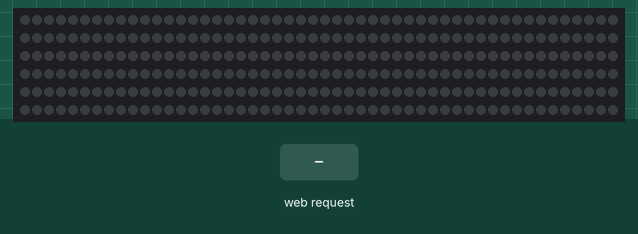
Simulated run of this program. Board: ESP32. On the bench: 300 RGB LEDs in strip order, left to right, continuing on the next row. The test bench sets the inputs (shaded band). WiFi joins after 1.5 s; servers stay silent unless stated; what the program prints to the serial monitor is not drawn.

Above: at 3.2 s.
3.3 s: HTTP request GET /sesame received
At 3.47 s:
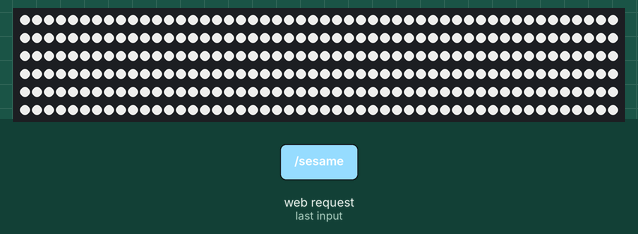
At 5.28 s:
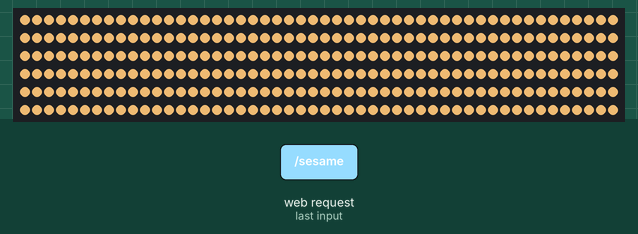
5.7 s: HTTP request GET /effect/fire received
At 5.89 s:
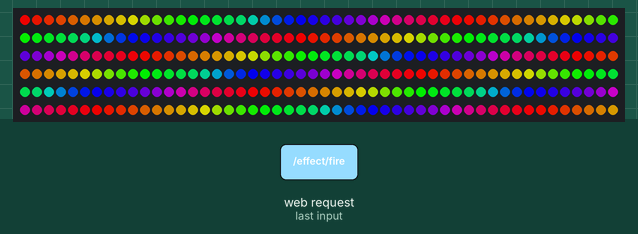
Timing chart, 0 to 8.7 s (numbered marks = the images above; inputs shaded):
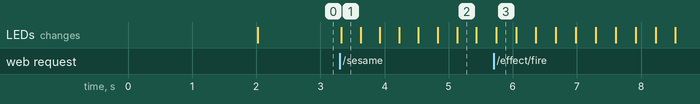

Measured:
- after the input at 3.3 s, the LEDs: change at once (image 1)
- after the input at 5.7 s, the LEDs: change at once (image 3)

The program:

main.cpp
```cpp
#include <Arduino.h>
#include <WiFiUdp.h>
#include <ArduinoJson.h>

#include "config.h"
#include "network/wifi_manager.h"
#include "api/api_server.h"
#include "led/led_controller.h"


// ===============================
// ESP32 Device Discovery
// ===============================

WiFiUDP udp;


const int DISCOVERY_PORT = 4210;


unsigned long discoveryTimer = 0;


void sendDiscovery()
{

    StaticJsonDocument<200> doc;


    doc["device"] = "SMART_SHOWROOM_FRAME";


    String message;


    serializeJson(
        doc,
        message
    );


    udp.beginPacket(
        "255.255.255.255",
        DISCOVERY_PORT
    );


    udp.print(
        message
    );


    udp.endPacket();


    Serial.println(
        "Discovery sent:"
    );


    Serial.println(
        message
    );

}


// ===============================
// Setup
// ===============================

void setup() {


    Serial.begin(
        115200
    );


    delay(500);


    // WiFi

    initWiFi();


    // Start UDP discovery

    udp.begin(
        DISCOVERY_PORT
    );


    Serial.println(
        "UDP Discovery Ready"
    );


    // LED

    initLED();


    // API Server

    initAPI();


}


// ===============================
// Main Loop
// ===============================

void loop() {


    handleAPI();


    updateLED();


    // Broadcast device every 5 seconds

    if(
        millis() - discoveryTimer > 5000
    )
    {


        discoveryTimer = millis();


        sendDiscovery();


    }


}
```

features.h
```cpp
#pragma once

// Feature flags for this build. In the future the dashboard can
// regenerate this file per customer subscription before flashing.

#define FEATURE_LED true
#define FEATURE_SIGNBOARD true
#define FEATURE_SENSOR false
```

api_server.cpp
```cpp
#include "api_server.h"
#include <ESPAsyncWebServer.h>
#include <ArduinoJson.h>
#include "config.h"
#include "../led/led_controller.h"

static AsyncWebServer server(API_PORT);

static void handleStatus(AsyncWebServerRequest *request) {
    StaticJsonDocument<128> doc;
    doc["device"] = DEVICE_NAME;
    doc["status"] = "connected";

    String response;
    serializeJson(doc, response);
    request->send(200, "application/json", response);
}

// Unified JSON command endpoint. Body example:
// { "effect": "sesame", "time": 30 }
static void handleCommand(AsyncWebServerRequest *request, uint8_t *data, size_t len) {
    StaticJsonDocument<256> doc;
    DeserializationError err = deserializeJson(doc, data, len);
    if (err) {
        request->send(400, "application/json", "{\"error\":\"invalid json\"}");
        return;
    }

    if (doc.containsKey("effect")) {
        String effectName = doc["effect"].as<String>();
        effectName.toUpperCase();
        LedEffect effect = effectFromString(effectName);
        setEffect(effect);
    }

    request->send(200, "application/json", "{\"ok\":true}");
}

// Legacy-style per-product routes, kept for backward compatibility
// with the original firmware (e.g. GET /sesame, /groundnut).
static void registerLegacyRoutes() {
    server.on("/sesame", HTTP_GET, [](AsyncWebServerRequest *request) {
        setEffect(SESAME);
        request->send(200, "text/plain", "OK");
    });

    server.on("/groundnut", HTTP_GET, [](AsyncWebServerRequest *request) {
        setEffect(GROUNDNUT);
        request->send(200, "text/plain", "OK");
    });

    server.on("/effect/fire", HTTP_GET, [](AsyncWebServerRequest *request) {
        // example of a named/legacy effect route
        setEffect(PC_MODE);
        request->send(200, "text/plain", "OK");
    });
}

void initAPI() {
    server.on("/status", HTTP_GET, handleStatus);

    server.on(
        "/command",
        HTTP_POST,
        [](AsyncWebServerRequest *request) {},
        NULL,
        [](AsyncWebServerRequest *request, uint8_t *data, size_t len, size_t index, size_t total) {
            handleCommand(request, data, len);
        });

    registerLegacyRoutes();

    server.begin();
    Serial.println("API server started.");
}

void handleAPI() {
    // AsyncWebServer handles requests in the background; nothing needed here
    // unless you add polling logic later (e.g. OTA checks).
}
```

api_server.h
```cpp
#pragma once

void initAPI();
void handleAPI();
```

ambient_effects.cpp
```cpp
#include "ambient_effects.h"

void cozyReadingEffect(CRGB leds[]) {
    fill_solid(leds, LED_COUNT, CRGB(255, 184, 119));
    FastLED.setBrightness(150);
}
```

ambient_effects.h
```cpp
#pragma once

#include <FastLED.h>
#include "config.h"

void cozyReadingEffect(CRGB leds[]);
```

gaming_effects.cpp
```cpp
#include "gaming_effects.h"

// Simple rainbow cycle for "PC / gaming" mode
void pcModeEffect(CRGB leds[]) {
    static uint8_t hue = 0;
    fill_rainbow(leds, LED_COUNT, hue, 7);
    hue++;
    FastLED.setBrightness(200);
}
```

gaming_effects.h
```cpp
#pragma once

#include <FastLED.h>
#include "config.h"

void pcModeEffect(CRGB leds[]);
```

oil_effects.cpp
```cpp
#include "oil_effects.h"

// Simple helper: fade all LEDs toward a target color.
static void colorFade(CRGB leds[], CRGB from, CRGB to) {
    static uint8_t step = 0;
    step = (step + 1) % 256;
    CRGB blended = blend(from, to, step);
    fill_solid(leds, LED_COUNT, blended);
}

void sesameEffect(CRGB leds[]) {
    colorFade(leds, CRGB::White, CRGB(255, 180, 80));
}

void groundnutEffect(CRGB leds[]) {
    colorFade(leds, CRGB::White, CRGB(198, 142, 63));
}

void coconutEffect(CRGB leds[]) {
    colorFade(leds, CRGB::White, CRGB(245, 245, 220));
}

void mustardEffect(CRGB leds[]) {
    colorFade(leds, CRGB::White, CRGB(181, 166, 66));
}

void fillingOilEffect(CRGB leds[]) {
    // quick pulse effect
    static uint8_t brightness = 0;
    static int8_t direction = 5;
    brightness += direction;
    if (brightness == 0 || brightness == 255) direction = -direction;
    fill_solid(leds, LED_COUNT, CRGB(255, 215, 0));
    FastLED.setBrightness(brightness);
}
```

oil_effects.h
```cpp
#pragma once

#include <FastLED.h>
#include "config.h"

void sesameEffect(CRGB leds[]);
void groundnutEffect(CRGB leds[]);
void coconutEffect(CRGB leds[]);
void mustardEffect(CRGB leds[]);
void fillingOilEffect(CRGB leds[]);
```

led_controller.cpp
```cpp
#include "led_controller.h"
#include <FastLED.h>
#include "config.h"
#include "../effects/oil_effects.h"
#include "../effects/ambient_effects.h"
#include "../effects/gaming_effects.h"

CRGB leds[LED_COUNT];
static LedEffect currentEffect = EFFECT_NONE;

void initLED() {
    FastLED.addLeds<WS2812B, DATA_PIN, GRB>(leds, LED_COUNT);
    FastLED.setBrightness(200);
    FastLED.clear();
    FastLED.show();
}

void setEffect(LedEffect effect) {
    currentEffect = effect;
}

LedEffect effectFromString(const String &name) {
    if (name == "SESAME") return SESAME;
    if (name == "GROUNDNUT") return GROUNDNUT;
    if (name == "COCONUT") return COCONUT;
    if (name == "MUSTARD") return MUSTARD;
    if (name == "PC_MODE") return PC_MODE;
    if (name == "COZY_READING") return COZY_READING;
    if (name == "FILLING_OIL") return FILLING_OIL;
    return EFFECT_NONE;
}

// Called every loop() iteration. Dispatches to the effect functions
// defined in src/effects/.
void updateLED() {
    switch (currentEffect) {
        case SESAME:
            sesameEffect(leds);
            break;
        case GROUNDNUT:
            groundnutEffect(leds);
            break;
        case COCONUT:
            coconutEffect(leds);
            break;
        case MUSTARD:
            mustardEffect(leds);
            break;
        case PC_MODE:
            pcModeEffect(leds);
            break;
        case COZY_READING:
            cozyReadingEffect(leds);
            break;
        case FILLING_OIL:
            fillingOilEffect(leds);
            break;
        case EFFECT_NONE:
        default:
            // idle - leave LEDs as-is
            break;
    }
    FastLED.show();
}
```

led_controller.h
```cpp
#pragma once

#include <Arduino.h>

enum LedEffect {
    EFFECT_NONE,
    SESAME,
    GROUNDNUT,
    COCONUT,
    MUSTARD,
    PC_MODE,
    COZY_READING,
    FILLING_OIL
};

void initLED();
void updateLED();
void setEffect(LedEffect effect);
LedEffect effectFromString(const String &name);
```

wifi_manager.cpp
```cpp
#include "wifi_manager.h"
#include <WiFi.h>
#include "config.h"

void initWiFi() {
    WiFi.mode(WIFI_STA);
    WiFi.begin(WIFI_SSID, WIFI_PASSWORD);

    Serial.print("Connecting to WiFi");
    unsigned long start = millis();
    while (WiFi.status() != WL_CONNECTED && millis() - start < 15000) {
        delay(500);
        Serial.print(".");
    }

    if (WiFi.status() == WL_CONNECTED) {
        Serial.println();
        Serial.print("Connected. IP address: ");
        Serial.println(WiFi.localIP());
    } else {
        Serial.println();
        Serial.println("WiFi connection failed - will retry in loop()");
    }
}

bool isWiFiConnected() {
    return WiFi.status() == WL_CONNECTED;
}
```

wifi_manager.h
```cpp
#pragma once

void initWiFi();
bool isWiFiConnected();
```

config.h
```cpp
#pragma once

#include "device_config.h"
#include "features.h"
```

device_config.h
```cpp
#pragma once

// Device identity
#define DEVICE_NAME "SMART_SHOWROOM_FRAME"

// LED hardware
#define LED_COUNT 300
#define DATA_PIN 18

// WiFi (fill in for your network, or load from data/ SPIFFS later)
#define WIFI_SSID "Code"
#define WIFI_PASSWORD "sam209687"

// HTTP API
#define API_PORT 80
```
